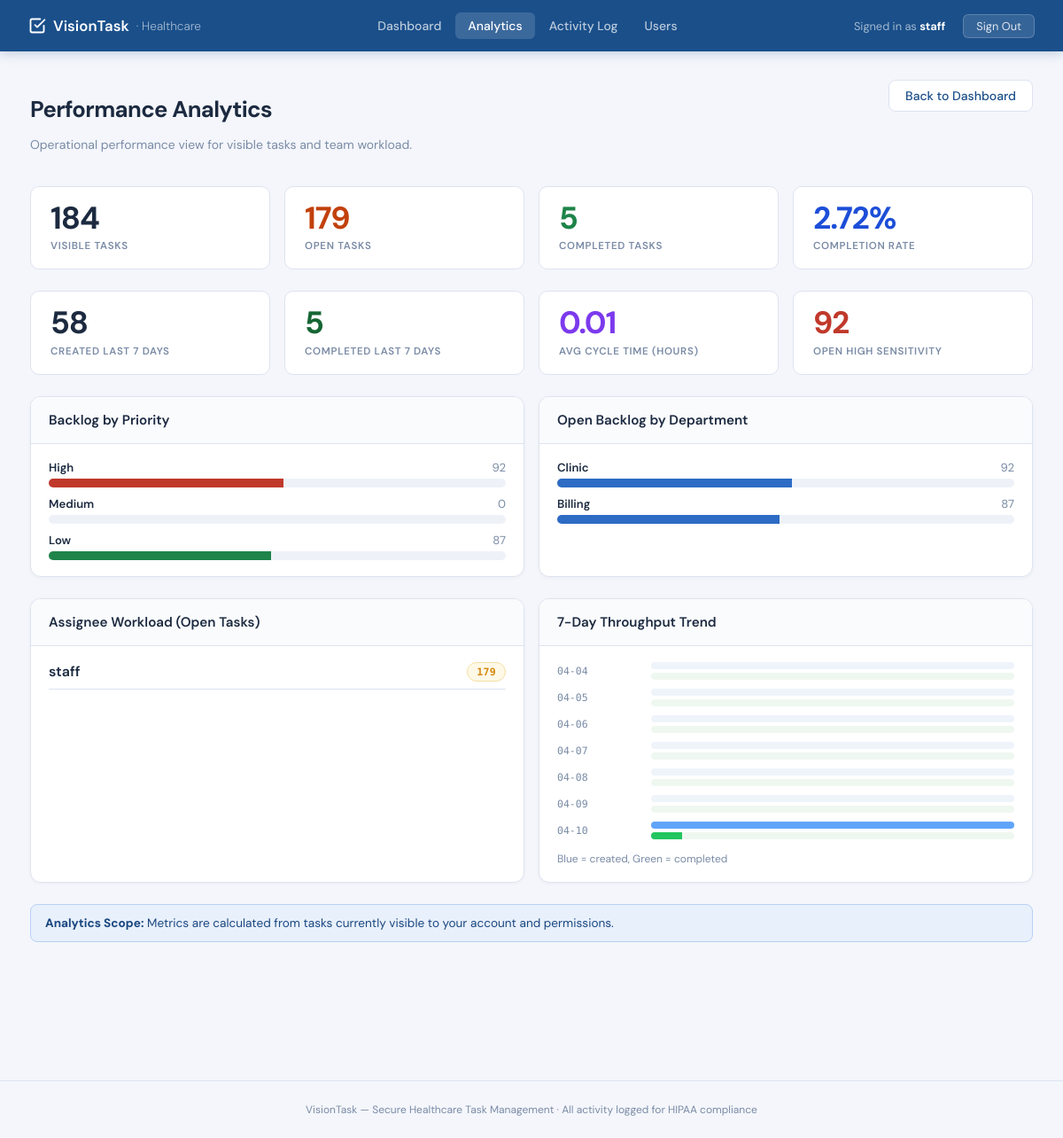
Screenshot of /analytics (signed in) with the database file from the repository.
### tables this page shows
CREATE TABLE tasks (
            id TEXT PRIMARY KEY,
            title TEXT NOT NULL,
            description TEXT,
            sensitivity TEXT NOT NULL,
            created_by TEXT NOT NULL,
            assigned_to TEXT,
            department TEXT,
            status TEXT NOT NULL,
            created_at TEXT NOT NULL,
            updated_at TEXT NOT NULL,
            priority INTEGER NOT NULL
        );

### vision_task/app (2).py (the view)
    @app.route("/analytics", methods=["GET"])
    def ui_performance_analytics():
        redir = _require_login()
        if redir:
            return redir
        user = _get_session_user()
        tasks = task_manager.list_tasks(user)
        analytics = _compute_performance_analytics(tasks)
        return render_template("performance_analytics.html", user=user, analytics=analytics)

### vision_task/auth.py (called while the page is built)
def _ensure_demo_users():
    for u in DEMO_USERS:
        existing = db_get_user(u.username)
        if not existing:
            db_insert_user(u)

def get_user(username: str) -> User | None:
    _ensure_demo_users()
    return db_get_user(username)

### vision_task/db.py (called while the page is built)
def _get_db_path() -> str:
    return os.environ.get("VISION_TASK_DB") or "vision_task.db"

def _get_connection() -> sqlite3.Connection:
    conn = sqlite3.connect(_get_db_path(), detect_types=sqlite3.PARSE_DECLTYPES)
    conn.row_factory = sqlite3.Row
    return conn

def _row_to_task(row: sqlite3.Row) -> Task:
    return Task(
        id=row["id"],
        title=row["title"],
        description=row["description"] or "",
        sensitivity=SensitivityLevel(row["sensitivity"]),
        created_by=row["created_by"],
        assigned_to=row["assigned_to"],
        department=row["department"],
        status=TaskStatus(row["status"]),
        created_at=datetime.fromisoformat(row["created_at"]),
        updated_at=datetime.fromisoformat(row["updated_at"]),
        priority=row["priority"],
    )

def _row_to_user(row: sqlite3.Row) -> User:
    return User(
        username=row["username"],
        password_hash=row["password_hash"],
        roles=json.loads(row["roles"]),
        department=row["department"],
        can_view_high_sensitivity=bool(row["can_view_high_sensitivity"]),
        can_view_medium_sensitivity=bool(row["can_view_medium_sensitivity"]),
    )

def list_tasks() -> List[Task]:
    conn = _get_connection()
    cur = conn.cursor()
    cur.execute("SELECT * FROM tasks")
    rows = cur.fetchall()
    conn.close()
    return [_row_to_task(r) for r in rows]

def get_user(username: str) -> Optional[User]:
    conn = _get_connection()
    cur = conn.cursor()
    cur.execute("SELECT * FROM users WHERE username = ?", (username,))
    row = cur.fetchone()
    conn.close()
    return _row_to_user(row) if row else None

### vision_task/logger.py (called while the page is built)
    @staticmethod
    def log_access_attempt(
        user_id: str, task_id: str, allowed: bool, sensitivity: str, reason: str = ""
    ):
        status = "success" if allowed else "denied"
        AuditLog.log_action(
            user_id=user_id,
            action="read",
            resource_type="task",
            resource_id=task_id,
            status=status,
            sensitivity=sensitivity,
            details={"reason": reason} if reason else None,
        )

### vision_task/templates/performance_analytics.html (shortened to what this page needs)
{% extends "base.html" %}
{% block content %}
<div style="display:flex;justify-content:space-between;align-items:flex-start;margin-bottom:24px;gap:16px;flex-wrap:wrap;">
    <div>
        <h1 class="vt-page-title">Performance Analytics</h1>
        <p class="vt-subtitle">Operational performance view for visible tasks and team workload.</p>
    </div>
    <a href="{{ url_for('ui_dashboard') }}" class="btn-outline">Back to Dashboard</a>
</div>
<div class="grid-4" style="margin-bottom:24px;">
    <div class="stat-card">
        <div class="num">{{ analytics.kpis.total_visible_tasks }}</div>
        <div class="lbl">Visible Tasks</div>
    </div>
    <div class="stat-card">
        <div class="num" style="color:#c2410c;">{{ analytics.kpis.open_tasks }}</div>
        <div class="lbl">Open Tasks</div>
    </div>
    <div class="stat-card">
        <div class="num" style="color:#1e8449;">{{ analytics.kpis.completed_tasks }}</div>
        <div class="lbl">Completed Tasks</div>
    </div>
    <div class="stat-card">
        <div class="num" style="color:#1d4ed8;">{{ analytics.kpis.completion_rate }}%</div>
        <div class="lbl">Completion Rate</div>
    </div>
</div>
<div class="grid-4" style="margin-bottom:24px;">
    <div class="stat-card">
        <div class="num">{{ analytics.kpis.created_last_7d }}</div>
        <div class="lbl">Created Last 7 Days</div>
    </div>
    <div class="stat-card">
        <div class="num" style="color:#166534;">{{ analytics.kpis.completed_last_7d }}</div>
        <div class="lbl">Completed Last 7 Days</div>
    </div>
    <div class="stat-card">
        <div class="num" style="color:#7c3aed;">{{ analytics.kpis.avg_cycle_time_hours }}</div>
        <div class="lbl">Avg Cycle Time (Hours)</div>
    </div>
    <div class="stat-card">
        <div class="num" style="color:#c0392b;">{{ analytics.kpis.high_sensitivity_open }}</div>
        <div class="lbl">Open High Sensitivity</div>
    </div>
</div>
<div class="grid-2" style="margin-bottom:24px;">
    <div class="vt-card">
        <div class="vt-card-header">Backlog by Priority</div>
        <div style="padding:18px 20px;display:grid;gap:10px;">
            {% for label, color, value in [("High", "#c0392b", analytics.backlog_by_priority.high), ("Medium", "#d68910", analytics.backlog_by_priority.medium), ("Low", "#1e8449", analytics.backlog_by_priority.low)] %}
            <div>
                <div style="display:flex;justify-content:space-between;font-size:.82rem;margin-bottom:4px;">
                    <span style="font-weight:600;color:var(--text);">{{ label }}</span>
                    <span style="color:var(--muted);">{{ value }}</span>
                </div>
                {% set width = (value * 100 / analytics.kpis.open_tasks) if analytics.kpis.open_tasks else 0 %}
                <div style="height:10px;background:#eef2f8;border-radius:999px;overflow:hidden;">
                    <div style="height:100%;width:{{ width }}%;background:{{ color }};"></div>
                </div>
            </div>
            {% endfor %}
        </div>
    </div>
    <div class="vt-card">
        <div class="vt-card-header">Open Backlog by Department</div>
        <div style="padding:18px 20px;display:grid;gap:10px;">
            {% for dept, count in analytics.backlog_by_department.items() %}
            <div>
                <div style="display:flex;justify-content:space-between;font-size:.82rem;margin-bottom:4px;">
                    <span style="font-weight:600;color:var(--text);">{{ dept }}</span>
                    <span style="color:var(--muted);">{{ count }}</span>
                </div>
                {% set width = (count * 100 / analytics.kpis.open_tasks) if analytics.kpis.open_tasks else 0 %}
                <div style="height:10px;background:#eef2f8;border-radius:999px;overflow:hidden;">
                    <div style="height:100%;width:{{ width }}%;background:var(--brand-mid);"></div>
                </div>
            </div>
            {% else %}
            <div style="color:var(--muted);font-size:.85rem;">No backlog data available.</div>
            {% endfor %}
        </div>
    </div>
</div>
<div class="grid-2" style="margin-bottom:24px;">
    <div class="vt-card">
        <div class="vt-card-header">Assignee Workload (Open Tasks)</div>
        <div style="padding:18px 20px;display:grid;gap:10px;">
            {% for assignee, count in analytics.assignee_load.items() %}
            <div style="display:flex;justify-content:space-between;border-bottom:1px solid var(--border);padding-bottom:8px;">
                <span style="font-weight:600;color:var(--text);">{{ assignee }}</span>
                <span class="sens-badge badge-medium">{{ count }}</span>
            </div>
            {% else %}
            <div style="color:var(--muted);font-size:.85rem;">No open assignments.</div>
            {% endfor %}
        </div>
    </div>
    <div class="vt-card">
        <div class="vt-card-header">7-Day Throughput Trend</div>
        <div style="padding:18px 20px;display:grid;gap:10px;">
            {% for i in range(analytics.trend_last_7d.labels|length) %}
            {% set label = analytics.trend_last_7d.labels[i] %}
            {% set created = analytics.trend_last_7d.created[i] %}
            {% set completed = analytics.trend_last_7d.completed[i] %}
            {% set max_day = [created, completed, 1]|max %}
            <div style="display:grid;grid-template-columns:96px 1fr;align-items:center;gap:10px;">
                <div style="font-family:'DM Mono',monospace;font-size:.72rem;color:var(--muted);">{{ label[5:] }}</div>
                <div>
                    <div style="height:8px;background:#eff4fb;border-radius:999px;position:relative;margin-bottom:4px;overflow:hidden;">
                        <div style="height:100%;width:{{ (created * 100 / max_day) }}%;background:#60a5fa;"></div>
                    </div>
                    <div style="height:8px;background:#eff8f0;border-radius:999px;position:relative;overflow:hidden;">
                        <div style="height:100%;width:{{ (completed * 100 / max_day) }}%;background:#22c55e;"></div>
                    </div>
                </div>
            </div>
            {% endfor %}
            <div style="font-size:.75rem;color:var(--muted);margin-top:4px;">
                Blue = created, Green = completed
            </div>
        </div>
    </div>
</div>
<div class="vt-alert vt-alert-info">
    <strong>Analytics Scope:</strong> Metrics are calculated from tasks currently visible to your account and permissions.
</div>
{% endblock %}

### vision_task/templates/base.html (style rules this page uses)
:root { --brand: #1a4f8a; --brand-light: #e8f0fb; --brand-mid: #2d6bc4; --high: #c0392b; --high-bg: #fdf0ef; --med: #d68910; --med-bg: #fef9e7; --low: #1e8449; --low-bg: #eafaf1; --surface: #f4f6fb; --border: #dde3f0; --text: #1c2a40; --muted: #7a8ba6; }
*, *::before, *::after { box-sizing: border-box; }
body { font-family: 'DM Sans', sans-serif; background: var(--surface); color: var(--text); min-height: 100vh; margin: 0; }
.vt-card { background: #fff; border: 1px solid var(--border); border-radius: 12px; box-shadow: 0 1px 4px rgba(0,0,0,.04); overflow: hidden; }
.vt-card-header { padding: 16px 20px; border-bottom: 1px solid var(--border); font-weight: 600; font-size: .95rem; display: flex; align-items: center; gap: 8px; background: #fafbfd; }
.sens-badge { display: inline-flex; align-items: center; gap: 4px; padding: 3px 10px; border-radius: 20px; font-size: .72rem; font-weight: 700; font-family: 'DM Mono', monospace; letter-spacing: .03em; }
.badge-medium { background: var(--med-bg); color: var(--med); border: 1px solid #f5dfa3; }
.stat-card { background: #fff; border: 1px solid var(--border); border-radius: 10px; padding: 18px 22px; }
.stat-card .num { font-size: 2.2rem; font-weight: 700; line-height: 1; letter-spacing: -.03em; }
.stat-card .lbl { font-size: .72rem; color: var(--muted); margin-top: 6px; text-transform: uppercase; letter-spacing: .06em; font-weight: 600; }
.btn-outline { background: #fff; color: var(--brand); border: 1px solid var(--border); padding: 8px 18px; border-radius: 8px; font-weight: 500; font-size: .875rem; text-decoration: none; transition: all .15s; font-family: inherit; cursor: pointer; }
.vt-alert { padding: 12px 16px; border-radius: 8px; font-size: .85rem; border: 1px solid; margin-bottom: 16px; }
.vt-alert-info { background: var(--brand-light); border-color: #b8d0f5; color: #1a4780; }
.vt-page-title { font-size: 1.6rem; font-weight: 700; letter-spacing: -.025em; margin-bottom: 4px; }
.vt-subtitle { color: var(--muted); font-size: .875rem; }
.grid-2 { display: grid; grid-template-columns: 1fr 1fr; gap: 16px; }
.grid-4 { display: grid; grid-template-columns: repeat(4, 1fr); gap: 16px; }

### rows the page displays
tasks: department "Clinic", count "92", {{ width }} 51.39664804469274 (drawn), assigned_to "staff", count "179"
tasks: department "Billing", count "87", {{ width }} 48.60335195530726 (drawn)

### other values shown
{{ session.get('username') }} "staff"
{{ analytics.kpis.total_visible_tasks }} "184"
{{ analytics.kpis.open_tasks }} "179"
{{ analytics.kpis.completed_tasks }} "5"
{{ analytics.kpis.completion_rate }} "2.72"
{{ analytics.kpis.created_last_7d }} "58"
{{ analytics.kpis.completed_last_7d }} "5"
{{ analytics.kpis.avg_cycle_time_hours }} "0.01"
{{ analytics.kpis.high_sensitivity_open }} "92"
{{ label }} "High" "Medium" "Low"
{{ value }} "92" "0" "87"
{{ label[5:] }} "04-04" "04-05" "04-06" "04-07" "04-08" "04-09" "04-10"
